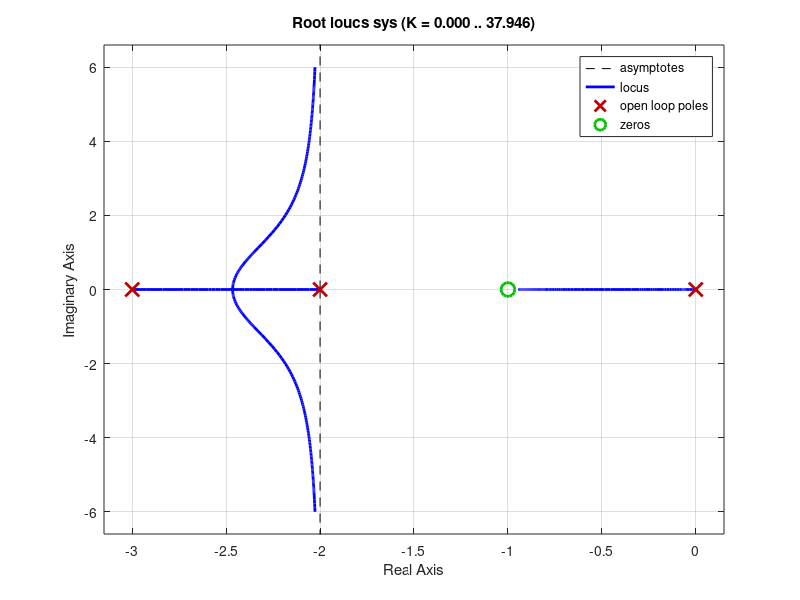

Here is the MATLAB script that generated this plot: (Note: this script raises an error after producing the figure.)
% Chapter 7: Figure 7.39%%                            K (s+1) %   The root locus for 1 + ------------ = 0, where the %                          s(s+2)(s+3) %%   rlocfind function is used to select a point on the locus.%p=[1 1]; q=[1 5 6 0]; sys=tf(p,q);rlocus(sys);rlocfind(sys) 